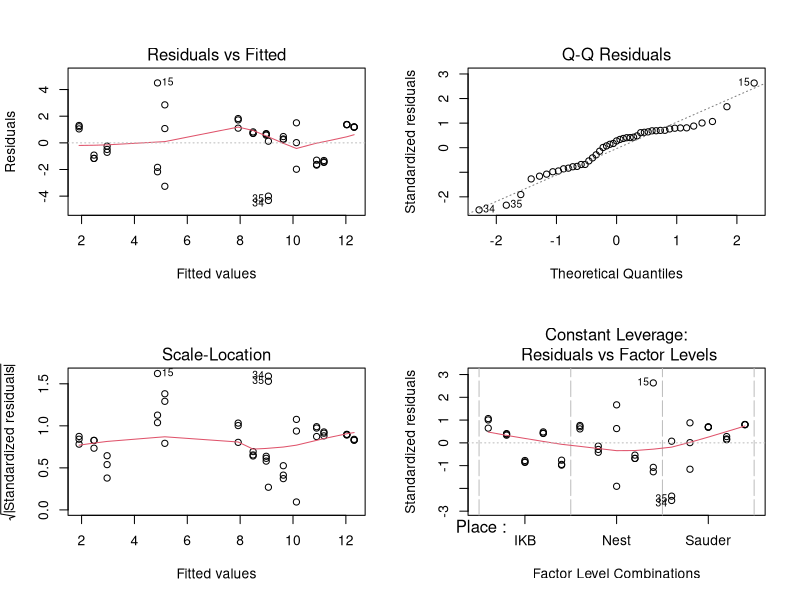
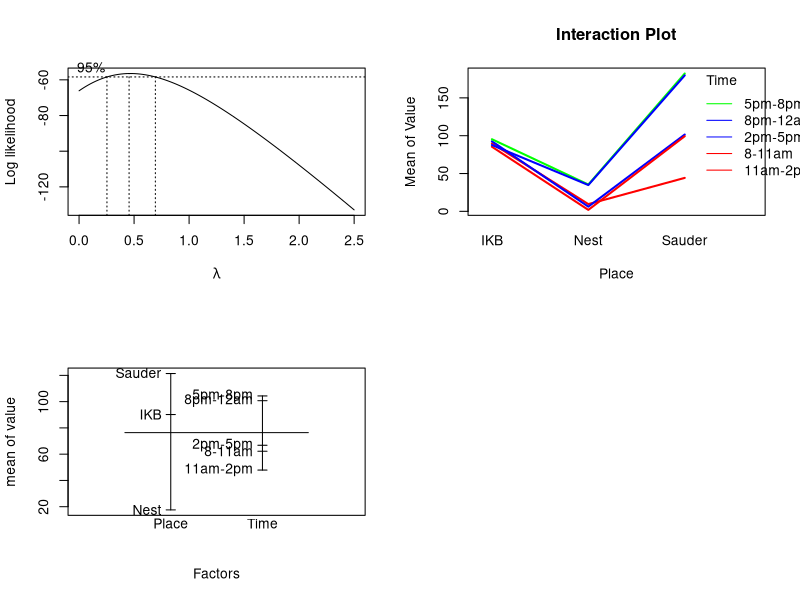

The R script that drew these images, in order:
# Data Preprocessing
df <- read.csv("./data.csv", header = TRUE, sep = ",")
df <- df[df$Place != "Marine Drive",]

library(dplyr)
library(tidyr)
library(MASS)

df <- df %>%
  pivot_longer(starts_with("Rep"), 
               names_to = "Speed", 
               values_to = "value") %>%
  as.data.frame()

df$Time  <- factor(df$Time)
df$Place <- factor(df$Place)
df$ID <- seq_len(nrow(df))

# ----------------------------------

# Initial Model
fit <- lm(sqrt(value) ~ Place + Time, data=df)
summary(fit)

# ----------------------------------

# Assumption Plots
par(mfrow=c(2,2))
plot(fit)

# ----------------------------------

# Box-Cox Transformation
boxcox(value ~ Place + Time, data = df,
   lambda = seq(0, 2.5, len = 21), ylab = "Log likelihood")
   
# ----------------------------------

# Effect plots
interaction.plot(df$Place, df$Time, df$value,
                 main="Interaction Plot",
                 xlab="Place",
                 ylab="Mean of Value",
                 trace.label="Time",
                 col=c("red","blue","green"),
                 lty=1,
                 lwd=2)

plot.design(value ~ Place + Time, data=df)

# ----------------------------------

# Final model
fit <- lm(sqrt(value) ~ Place + Time, data=df)
summary(fit)

# ----------------------------------

# Contrasts (main, interaction) - might need to fix/edit
SaudervsNest <- c(0, -1, 1)
IKBvsSauder <- c(-1, 0, 1)

EarlyvsLate <- c(0, -1/4, 1/4 , -1/4, 1/4)
MorningvsLunch <- c(-1/2, 0, 0, 1/2, 0)

contrasts(df$Place) <- cbind(SaudervsNest, IKBvsSauder)
contrasts(df$Time) <- cbind(EarlyvsLate, MorningvsLunch)

place.aov <- aov(sqrt(value) ~ Place, data = df)
summary(place.aov, split = list(Place = list(SaudervsNest = 1, IKBvsSauder = 2)))

time.aov <- aov(sqrt(value) ~ Time, data = df)
summary(time.aov, split = list(Time = list(EarlyvsLate = 1, MorningvsLunch = 2)))

aov_model <- aov(sqrt(value) ~ Place + Time, data = df)
summary(aov_model, split = list(
    Place = list(SaudervsNest = 1, IKBvsSauder = 2),
    Time  = list(EarlyvsLate = 1, MorningvsLunch = 2)
))